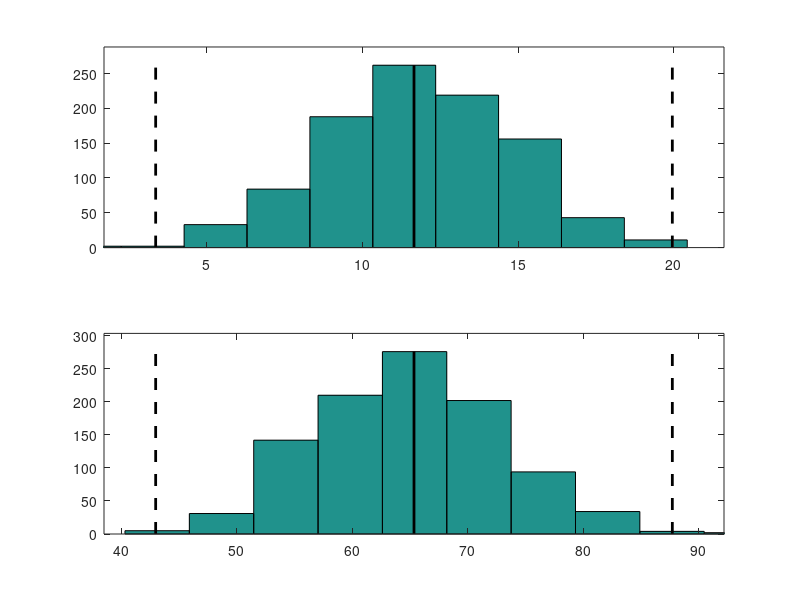
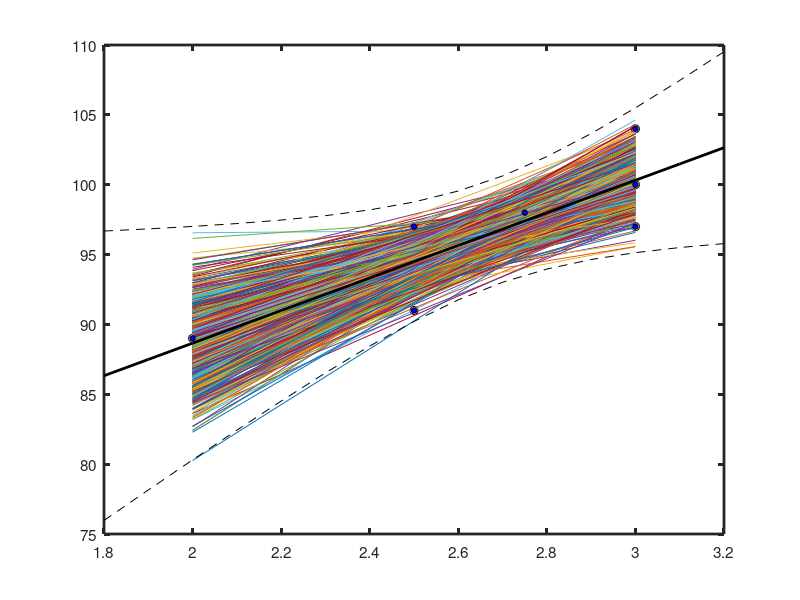

Write MATLAB code to recreate these figures, in order.
figure(1); clf; figure(2); clf

x=[2 2.5 2.5 2.75 3 3 3];
y=[89 97 91 98 100 104 97];
X=[ones(size(x')) x']; 
y=y';
b=inv(X'*X)*X'*y
P=2; % two parameters
N=length(x); %number of observatrions
nu=N-P; % degrees of freedom.  no. obs-no.parameters
bestmodel=X*b;
s2=sum((bestmodel-y).^2)./nu; s=sqrt(s2)
tvalue=tinv(0.975,nu);
seB=s*sqrt(diag(inv(X'*X)))*tvalue
w=0:0.1:2.5*pi; % for plotting the elippse

[Q,R]=qr(X); R1 = R(1:2,1:2); invR1=inv(R1); Fvalue=finv(0.95,P,N-P);

for i=1:length(w)
	    scalar=sqrt(P*s2*Fvalue);
        BETA(:,i)=b+scalar*invR1*([cos(w(i)); sin(w(i))]);
    end

%plot(BETA(1,:),BETA(2,:),'linewidth',2)
%set(gca,'fontsize',11,'linewidth',2)
%xlabel('intercept'); ylabel('slope')

% mc test

residuals=y-bestmodel; sestimate=std(residuals);

% need to make simulated dataset

count = 1:length(y); % an integer vector with an entry in order per each point in the data

% replacing all data seems to work better

%noreplace=round(length(y)/3); % replace 1/3 of the datapoints
noreplace=round(length(y)/1); % replace all of the datapoints

indexreplace = randsample(count,noreplace); % pick at random wich of the 1/3 of the points to replace.

Ynew=y; % initialize the simulated data just as the original data.

for i=1:length(indexreplace)
    Ynew(indexreplace(i))=bestmodel(indexreplace(i))+randn(1,1)*sestimate;
end

%plot(x,y,'ko',x,Ynew,'k.')

% full MC


for j=1:1000

    Ynew=y; % initialize the simulated data just as the original data.

    for i=1:length(indexreplace)
        Ynew(indexreplace(i))=bestmodel(indexreplace(i))+randn(1,1)*sestimate;
    end
    
    MCbetas(:,j)=inv(X'*X)*X'*Ynew;
    fit(:,j)=X*MCbetas(:,j);
    
end

MCslope=MCbetas(2,:); MCintercepts=MCbetas(1,:);

mean(MCslope)
std(MCslope)

figure(1)

subplot(211); 
[counts,centres]=hist(MCslope,10);
hist(MCslope,10)
hold on; plot([b(2) b(2)],[0 max(counts)],'k','linewidth',2)
plot([b(2)-seB(2) b(2)-seB(2)],[0 max(counts)],'k--','linewidth',2)
plot([b(2)+seB(2) b(2)+seB(2)],[0 max(counts)],'k--','linewidth',2)
axis([b(2)-seB(2)*1.2 b(2)+seB(2)*1.2 0 max(counts)*1.1])

subplot(212)
[counts,centres]=hist(MCintercepts,10);
hist(MCintercepts,10)
hold on; plot([b(1) b(1)],[0 max(counts)],'k','linewidth',2)
plot([b(1)-seB(1) b(1)-seB(1)],[0 max(counts)],'k--','linewidth',2)
plot([b(1)+seB(1) b(1)+seB(1)],[0 max(counts)],'k--','linewidth',2)
axis([b(1)-seB(1)*1.2 b(1)+seB(1)*1.2 0 max(counts)*1.1])


% plot data and swarm of lines

figure(2)
plot(x,bestmodel,x,y,'ko')
hold on
plot(x,fit)

% add the dashed lines

Fvalue=finv(0.95,P,N-P);
xplot=1.8:0.1:3.2; xplot=xplot';
XPLOT=[ones(size(xplot)) xplot];
model=XPLOT*b;

plot(x,y,'ko','markersize',4,'markerfacecolor','b')
set(gca,'linewidth',2,'fontsize',11)
hold on

plot(xplot,model,'k','linewidth',2)

for i=1:length(xplot)
	xh=[1; xplot(i)];
	upper(i)=xh'*b+s*sqrt(xh'*inv(X'*X)*xh)*sqrt(P*Fvalue);
	lower(i)=xh'*b-s*sqrt(xh'*inv(X'*X)*xh)*sqrt(P*Fvalue);
end

plot(xplot,upper,'k--')
plot(xplot,lower,'k--')